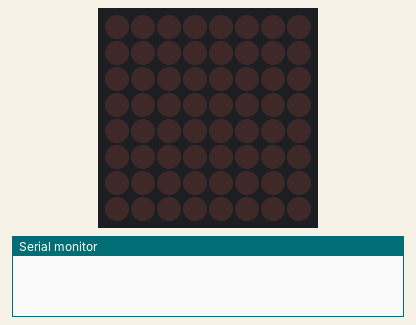
Simulated run of this sketch. Board: Arduino Uno, built with avr-gcc and run on an emulated ATmega328P. On the bench: 8×8 LED matrix, the last lines printed to the serial monitor.

Above: at 0.1 s.
At 1.1 s:
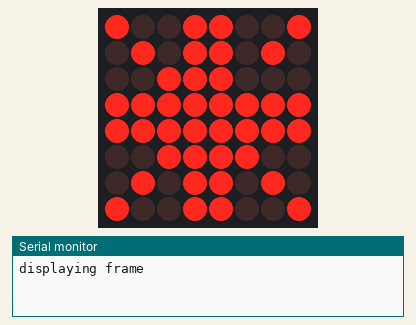
At 2.1 s:
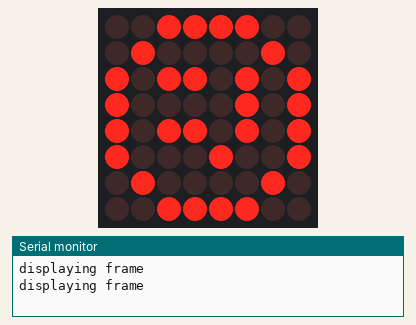

The sketch:

_03_smily_stern.ino
```cpp
// (licence header left out)
#include "MateMatrix.h"
#include <avr/pgmspace.h>

byte stern[] = {
  B10011001,
  B01011010,
  B00111100,
  B11111111,
  B11111111,
  B00011100,
  B01011010,
  B10011001
};

byte smily[] = {
  B00111100,
  B01000010,
  B10101001,
  B10101001,
  B10000101,
  B10111001,
  B01000010,
  B00111100
};

void setup(){
  Serial.begin(9600); // serial communication initialize
  initialisiereMatrix();
}

void loop(){
  delay(1000);
  zeigeBild(stern);
  delay(1000);
  zeigeBild(smily);
}
```

MateMatrix.cpp
```cpp
// (licence header left out)
#include "Arduino.h"
#include <binary.h>
#include "MateMatrix.h"
#include "LedControl.h"

int dataPin = 8;    // DIN pin of MAX7219 module
int chipSelectPin = 9;    // CS pin of MAX7219 module
int clockPin = 10;  // CLK pin of MAX7219 module

LedControl lc = LedControl(dataPin, clockPin, chipSelectPin, 1);

void initialisiereMatrix() {
  int ledBrightness = 3; // dot matix intensity 0-15
  for(int index=0; index<lc.getDeviceCount(); index++) {
    lc.shutdown(index, false); // disable auto shutdown
    lc.setScanLimit(index, 7); // use all digits
    lc.setIntensity(index, ledBrightness); // set brightness
  }
}

void schalteMatrixAus(){
  Serial.println("clearing matrix");
  for(int index=0; index < lc.getDeviceCount(); index++){
    lc.clearDisplay(index);
  }
}

void zeigeBild(byte columns[]){
  Serial.println("displaying frame");
  for(int i = 0; i<8; i++){
    lc.setColumn(0, i, columns[i]);
  }
}
```

MateMatrix.h
```cpp
// (licence header left out)
#ifndef _MateMatrix_H_
#define _MateMatrix_H_

#include "Arduino.h"

/**
 * Creates and initializes a new Matrix instance
 */
void initialisiereMatrix();

/**
 * Blanks out all of the matrix's LEDs
 */
void schalteMatrixAus();

/**
 * Displays a frame on the matrix
 */
void zeigeBild(byte columns[]);

#endif
```

Measured:
- what the display in image 1 shows lasts 1.0 s, from 1.0 s to 2.0 s
